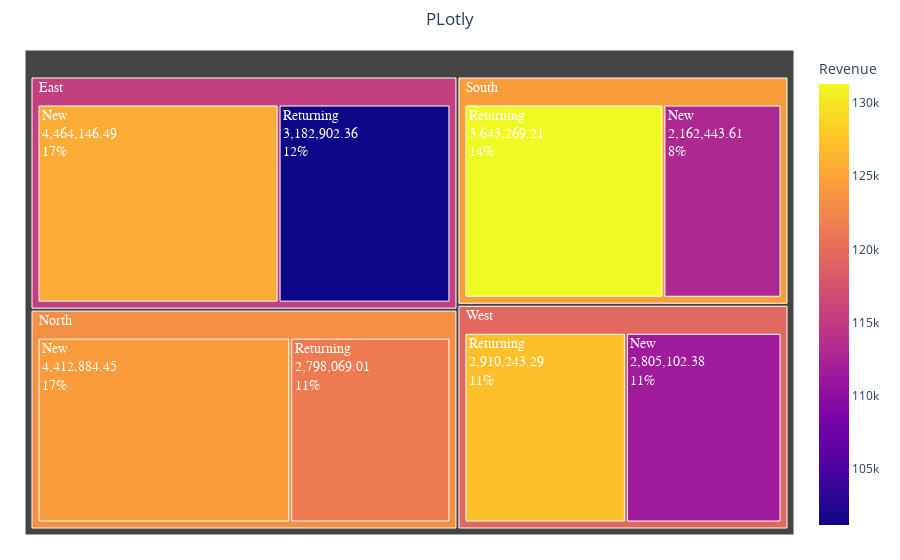

This figure's notebook cell:
### Code cell
import plotly.express as px


fig = px.treemap(
    df,
    path=['Region', 'Customer_Type'],
    values='Revenue',
    color='Revenue',
    hover_data={'Net_Profit':True, 'Revenue':True, 'Profit':True}
)
fig.update_traces(textinfo='label+value+percent entry', textfont=dict(size=14, family='Arial', color='white'))
fig.update_layout(title='PLotly</b>', title_x=0.5, margin=dict(t=50, l=25, r=25, b=25),
                 paper_bgcolor='white',
                 plot_bgcolor='white')
fig.show()

### Figure 1 — Plotly figure (JSON) as saved in the notebook; plotly's stock layout.template omitted (floating-point values rounded to 4 significant figures)
{"data": [{"branchvalues": "total", "customdata": [["(?)", 125600.0, "(?)"], ["(?)", 124400.0, "(?)"], ["(?)", 113000.0, "(?)"], ["(?)", 111600.0, "(?)"], ["(?)", 101100.0, "(?)"], ["(?)", 121400.0, "(?)"], ["(?)", 131300.0, "(?)"], ["(?)", 127200.0, "(?)"], ["(?)", 115400.0, "(?)"], ["(?)", 123200.0, "(?)"], ["(?)", 124500.0, "(?)"], ["(?)", 119500.0, "(?)"]], "domain": {"x": [0, 1], "y": [0, 1]}, "hovertemplate": "labels=%{label}<br>Revenue_sum=%{value}<br>parent=%{parent}<br>id=%{id}<br>Net_Profit=%{customdata[0]}<br>Revenue=%{color}<br>Profit=%{customdata[2]}<extra></extra>", "ids": ["East/New", "North/New", "South/New", "West/New", "East/Returning", "North/Returning", "South/Returning", "West/Returning", "East", "North", "South", "West"], "labels": ["New", "New", "New", "New", "Returning", "Returning", "Returning", "Returning", "East", "North", "South", "West"], "marker": {"coloraxis": "coloraxis", "colors": [125600.0, 124400.0, 113000.0, 111600.0, 101100.0, 121400.0, 131300.0, 127200.0, 115400.0, 123200.0, 124500.0, 119500.0]}, "name": "", "parents": ["East", "North", "South", "West", "East", "North", "South", "West", "", "", "", ""], "textfont": {"color": "white", "family": "Arial", "size": 14}, "textinfo": "label+value+percent entry", "type": "treemap", "values": [4464000.0, 4413000.0, 2162000.0, 2805000.0, 3183000.0, 2798000.0, 3643000.0, 2910000.0, 7647000.0, 7211000.0, 5806000.0, 5715000.0]}], "layout": {"autosize": true, "coloraxis": {"colorbar": {"title": {"text": "Revenue"}}, "colorscale": [[0, "#0d0887"], [0.1111, "#46039f"], [0.2222, "#7201a8"], [0.3333, "#9c179e"], [0.4444, "#bd3786"], [0.5556, "#d8576b"], [0.6667, "#ed7953"], [0.7778, "#fb9f3a"], [0.8889, "#fdca26"], [1, "#f0f921"]]}, "legend": {"tracegroupgap": 0}, "margin": {"b": 25, "l": 25, "r": 25, "t": 50}, "paper_bgcolor": "white", "plot_bgcolor": "white", "title": {"text": "PLotly</b>", "x": 0.5}}}
